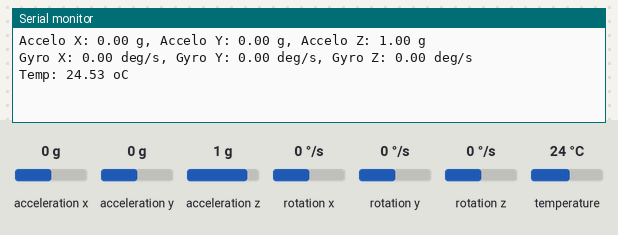
A sketch run on a simulated Arduino Uno, built with avr-gcc and run on an emulated ATmega328P. Shown: the last lines printed to the serial monitor. Inputs (shaded band) come from the test bench; at power-on: acceleration x 0 g, acceleration y 0 g, acceleration z 1 g, rotation x 0 °/s, rotation y 0 °/s, rotation z 0 °/s, temperature 24 °C.

Above: at 1.2 s.
1.3 s: acceleration x set to -1.4 g
At 4.1 s:
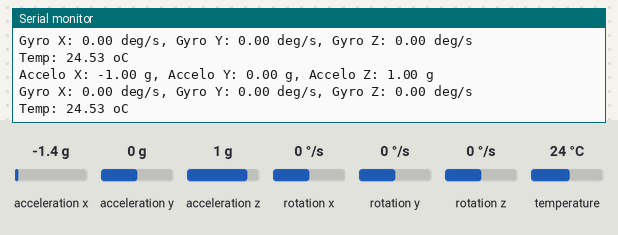
4.4 s: acceleration y set to -1.4 g
At 6.8 s:
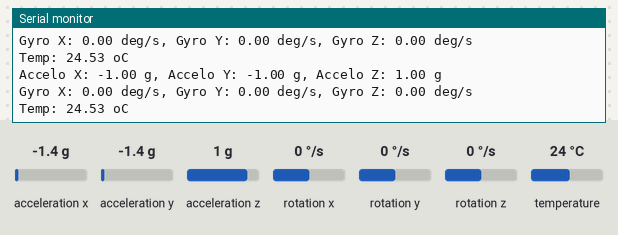
7.5 s: acceleration z set to -1.4 g
At 9.4 s:
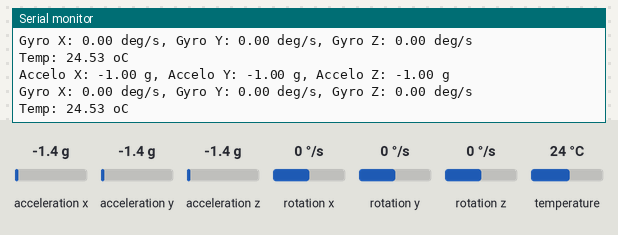
10.6 s: rotation x set to -192 °/s
At 13.3 s:
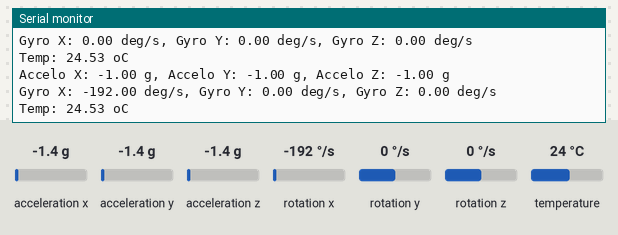
13.7 s: rotation y set to -192 °/s
At 15.9 s:
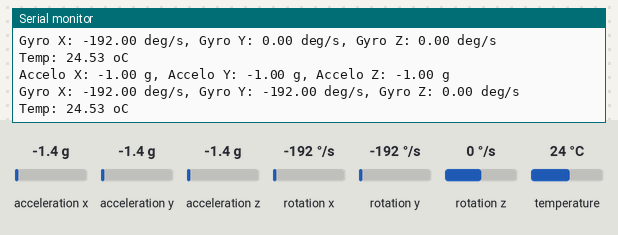

Measured:
- after the input at 1.3 s, the serial monitor: prints a new line after 1.7 s (image 1)
- after the input at 4.4 s, the serial monitor: prints a new line after 1.6 s (image 2)
- after the input at 7.5 s, the serial monitor: prints a new line after 1.5 s (image 3)
- after the input at 10.6 s, the serial monitor: prints a new line after 1.4 s (image 4)
- after the input at 13.7 s, the serial monitor: prints a new line after 1.4 s (image 5)

The sketch:

gyroactualdata.ino
```cpp
#include <Wire.h>
#include <MPU6050.h>

MPU6050 mpu;

int16_t rawGyroX, rawGyroY, rawGyroZ;
float gyroX, gyroY, gyroZ;
int16_t rawAcceloX,rawAcceloY,rawAcceloZ;
float AcceloX, AcceloY, AcceloZ;
int16_t rawTemp;
float temp;


void setup() {
  Serial.begin(115200);
  Wire.begin();
  mpu.initialize();
}

void loop() {
  // readRawAccelData();
  // readRawGyroData();
  // readRawTemperature();
  convertRawToActual();

  Serial.print("Accelo X: ");
  Serial.print(AcceloX);
  Serial.print(" g, Accelo Y: ");
  Serial.print(AcceloY);
  Serial.print(" g, Accelo Z: ");
  Serial.print(AcceloZ);
  Serial.println(" g");


  Serial.print("Gyro X: ");
  Serial.print(gyroX);
  Serial.print(" deg/s, Gyro Y: ");
  Serial.print(gyroY);
  Serial.print(" deg/s, Gyro Z: ");
  Serial.print(gyroZ);
  Serial.println(" deg/s");

  Serial.print("Temp: ");
  Serial.print(temp);
  Serial.println(" oC");

  delay(3000);
}

void convertRawToActual() {
 mpu.getRotation(&rawGyroX, &rawGyroY, &rawGyroZ);
 mpu.getAcceleration(&rawAcceloX, &rawAcceloY, &rawAcceloZ);
 rawTemp = mpu.getTemperature();
  AcceloX=rawAcceloX/16384;
  AcceloY=rawAcceloY/16384;
  AcceloZ=rawAcceloZ/16384;

  gyroX=rawGyroX/131;
  gyroY=rawGyroY/131;
  gyroZ=rawGyroZ/131;

  temp=((rawTemp)/340 + 36.53);
}
```
